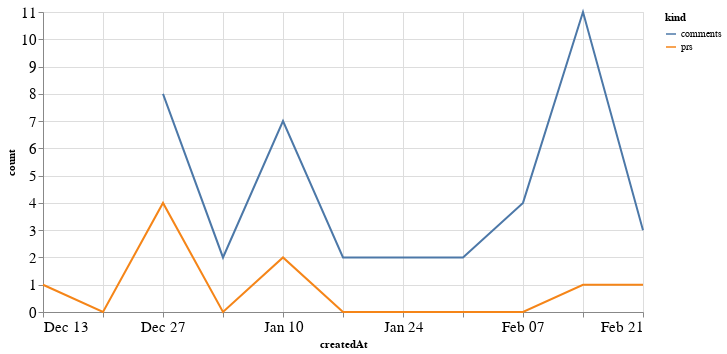

The code cell stored with this chart in its notebook:
### Code cell
alt.Chart(total_time, width=600).mark_line().encode(
    x='createdAt',
    y='count',
    color='kind'
)

### Figure 1 — Vega-Lite specification as saved in the notebook (floating-point values rounded to 4 significant figures)
{"config": {"axisLeft": {"labelFontSize": 15}, "axisBottom": {"labelFontSize": 15}}, "data": {"name": "data-8407adc2cdf8f0441c735454fc912bcd"}, "mark": "line", "encoding": {"color": {"type": "nominal", "field": "kind"}, "x": {"type": "temporal", "field": "createdAt"}, "y": {"type": "quantitative", "field": "count"}}, "width": 600, "$schema": "https://vega.github.io/schema/vega-lite/v4.8.1.json", "datasets": {"data-8407adc2cdf8f0441c735454fc912bcd": [{"createdAt": "2020-12-13T00:00:00", "kind": "prs", "count": 1.0}, {"createdAt": "2020-12-20T00:00:00", "kind": "prs", "count": 0.0}, {"createdAt": "2020-12-27T00:00:00", "kind": "prs", "count": 4.0}, {"createdAt": "2021-01-03T00:00:00", "kind": "prs", "count": 0.0}, {"createdAt": "2021-01-10T00:00:00", "kind": "prs", "count": 2.0}, {"createdAt": "2021-01-17T00:00:00", "kind": "prs", "count": 0.0}, {"createdAt": "2021-01-24T00:00:00", "kind": "prs", "count": 0.0}, {"createdAt": "2021-01-31T00:00:00", "kind": "prs", "count": 0.0}, {"createdAt": "2021-02-07T00:00:00", "kind": "prs", "count": 0.0}, {"createdAt": "2021-02-14T00:00:00", "kind": "prs", "count": 1.0}, {"createdAt": "2021-02-21T00:00:00", "kind": "prs", "count": 1.0}, {"createdAt": "2020-12-13T00:00:00", "kind": "comments", "count": null}, {"createdAt": "2020-12-20T00:00:00", "kind": "comments", "count": null}, {"createdAt": "2020-12-27T00:00:00", "kind": "comments", "count": 8.0}, {"createdAt": "2021-01-03T00:00:00", "kind": "comments", "count": 2.0}, {"createdAt": "2021-01-10T00:00:00", "kind": "comments", "count": 7.0}, {"createdAt": "2021-01-17T00:00:00", "kind": "comments", "count": 2.0}, {"createdAt": "2021-01-24T00:00:00", "kind": "comments", "count": 2.0}, {"createdAt": "2021-01-31T00:00:00", "kind": "comments", "count": 2.0}, {"createdAt": "2021-02-07T00:00:00", "kind": "comments", "count": 4.0}, {"createdAt": "2021-02-14T00:00:00", "kind": "comments", "count": 11.0}, {"createdAt": "2021-02-21T00:00:00", "kind": "comments", "count": 3.0}]}}
